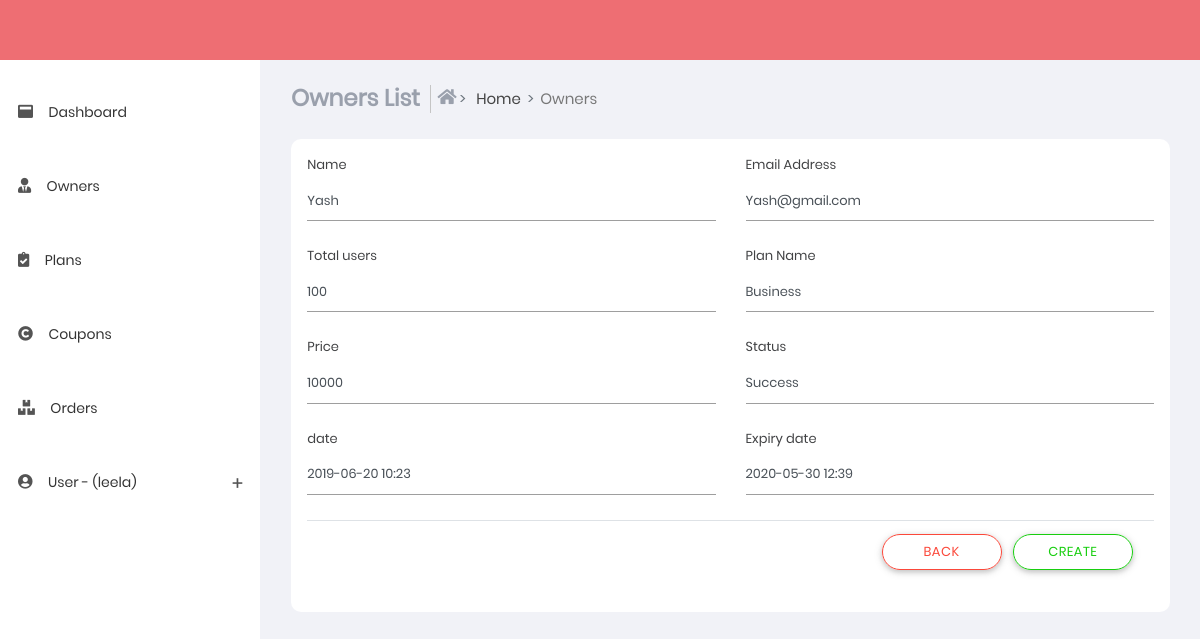
Screenshot of /owners_edit/21 (signed in) with the database file from the repository.
### sub_part/models.py (models this page shows, shortened)
class ownerslists(models.Model):
    name = models.CharField(max_length=100)
    email = models.EmailField()
    total_users=models.IntegerField()
    plan_name = models.CharField(max_length=100)
    price = models.IntegerField()
    status = models.CharField(max_length=100)
    date = models.DateTimeField()
    expiry_date = models.DateTimeField()

### sub_part/views.py (the view)
# urls.py: path('owners_edit/<int:id>',views.owners_edit,name='owners_edit'),
@login_required(login_url='login')
def owners_edit(request,id):
    temp = ownerslists.objects.get(id=id)
    return render(request,'owners_edit.html',{'temp':temp,'u':request.user})

### templates/owners_edit.html (shortened to what this page needs)
{% extends 'base.html' %}
{% load static %}
{% block content %}
<section class="content">
    <div class="container-fluid">
        <div class="block-header">
            <div class="row">
                <div class="col-xs-12 col-sm-12 col-md-10 col-lg-10">
                    <ul class="breadcrumb breadcrumb-item ">
                        <li class="breadcrumb-item">
                            <h4 class="page-title">Owners List</h4>
                        </li>
                        <li class="breadcrumb-item bcrumb-1">
                            <a href="index">
                                <i class="fas fa-home"></i> Home</a>
                        </li>
                        <li class="breadcrumb-item active">Owners</li>
                    </ul>
                </div>
            </div>
        </div>
        <div class="card">
            <div class="card-body">
                <form action="/owners_update/{{ temp.id }}" method="POST">
                    <div class="row clearfix">
                        <div class="col-lg-6 col-md-6 col-sm-6 col-xs-6">
                            <label for="name">Name</label>
                            <div class="form-group">
                                <div class="form-line">
                                    <input type="text" name="name" id="name" class="form-control"
                                        placeholder="Enter your Name" value="{{ temp.name }}">
                                </div>
                            </div>
                        </div>
                        <div class="col-lg-6 col-md-6 col-sm-6 col-xs-6">
                            <label for="email_address">Email Address</label>
                            <div class="form-group">
                                <div class="form-line">
                                    <input type="text" name="email" id="email_address1" class="form-control"
                                        placeholder="Enter your email address" value="{{ temp.email }}">
                                </div>
                            </div>
                        </div>
                    </div>
                    <div class="row clearfix">
                        <div class="col-lg-6 col-md-6 col-sm-6 col-xs-6">
                            <label for="branch">Total users</label>
                            <div class="form-group">
                                <div class="form-line">
                                    <input type="text" name="total_users" id="branch" class="form-control"
                                        placeholder="Enter users" value="{{ temp.total_users }}">
                                </div>
                            </div>
                        </div>
                        <div class="col-lg-6 col-md-6 col-sm-6 col-xs-6">
                            <label for="cash_register">Plan Name</label>
                            <div class="form-group">
                                <div class="form-line">
                                    <input type="text" name="plan_name" id="cash_register" class="form-control"
                                        placeholder="Enter Plan Name" value="{{ temp.plan_name }}">
                                </div>
                            </div>
                        </div>
                    </div>
                    <div class="row clearfix">
                        <div class="col-lg-6 col-md-6 col-sm-6 col-xs-6">
                            <label for="branch">Price</label>
                            <div class="form-group">
                                <div class="form-line">
                                    <input type="text" name="price" id="branch" class="form-control"
                                        placeholder="Enter Plan Price" value="{{ temp.price }}">
                                </div>
                            </div>
                        </div>
                        <div class="col-lg-6 col-md-6 col-sm-6 col-xs-6">
                            <label for="branch">Status</label>
                            <div class="form-group">
                                <div class="form-line">
                                    <input type="text" name="status" id="branch" class="form-control"
                                        placeholder="Enter Status" value="{{ temp.status }}">
                                </div>
                            </div>
                        </div>
                    </div>
                    <div class="row clearfix">
                        <div class="col-lg-6 col-md-6 col-sm-6 col-xs-6">
                            <label for="name">date</label>
                            <div class="form-group">
                                <div class="form-line">
                                    <input type="text" name="date" class="form-control date"
                                        placeholder="Ex: YYYY-MM-DD HH:MM" value="{{ temp.date|date:'Y-m-d H:i' }}">
                                </div>
                            </div>
                        </div>
                        <div class="col-lg-6 col-md-6 col-sm-6 col-xs-6">
                            <label for="name">Expiry date</label>
                            <div class="form-group">
                                <div class="form-line">
                                    <input type="text" name="expiry_date" class="form-control date"
                                        placeholder="Ex: YYYY-MM-DD HH:MM" value="{{ temp.expiry_date|date:'Y-m-d H:i' }}">
                                </div>
                            </div>
                        </div>
                    </div>
                    <div class="modal-footer">
                        <div class="button-demo">
                            <a href="../owners">
                                <button type="button" class="btn btn-outline-danger btn-border-radius"
                                    data-dismiss="modal">Back</button>
                            </a>
                            <button type="submit" class="btn btn-outline-success btn-border-radius">Create</button>
                        </div>
                    </div>
                </form>
            </div>
        </div>
    </div>
</section>
{% endblock %}

### templates/base.html (shortened to what this page needs)
{% load static %}
<!DOCTYPE html>
<html lang="en">
<head>
    <link href="{% static 'css/app.min.css'%}" rel="stylesheet">
    <link href="{% static 'css/style.css'%}" rel="stylesheet" />
    <link href="{% static 'css/styles/all-themes.css'%}" rel="stylesheet" />
</head>
<body class="light fixed">
    <nav class="navbar">
    </nav>
    <div>
        <aside id="leftsidebar" class="sidebar">
            <div class="menu">
                <ul class="list">
                    <li>
                        <a href="index">
                            <i class="fas fa-window-maximize"></i>
                            <span>Dashboard</span>
                        </a>
                    </li>
                    <li>
                        <a href="owners">
                            <i class="fas fa-user-tie"></i>
                            <span>Owners</span>
                        </a>
                    </li>
                    <li>
                        <a href="plans">
                            <i class="fas fa-clipboard-check"></i>
                            <span>Plans</span>
                        </a>
                    </li>
                    <li>
                        <a href="coupons">
                            <i class="fas fa-copyright"></i>
                            <span>Coupons</span>
                        </a>
                    </li>
                    <li>
                        <a href="orders">
                            <i class="fas fa-boxes"></i>
                            <span>Orders</span>
                        </a>
                    </li>
                    <li>
                        <a href="#" onClick="return false;" class="menu-toggle">
                            <i class="fas fa-user-circle"></i>
                            <span>User - ({{u.username}})</span>
                        </a>
                    </li>
                </ul>
            </div>
        </aside>
    </div>
    {% block content %}
    {% endblock %}
</body>
</html>

### rows the page displays
ownerslists: name "Yash", email "Yash@gmail.com", total_users "100", plan_name "Business", price "10000", status "Success", date "2019-06-20 10:23", expiry_date "2020-05-30 12:39"

### other values shown
{{ u.username }} "leela"
